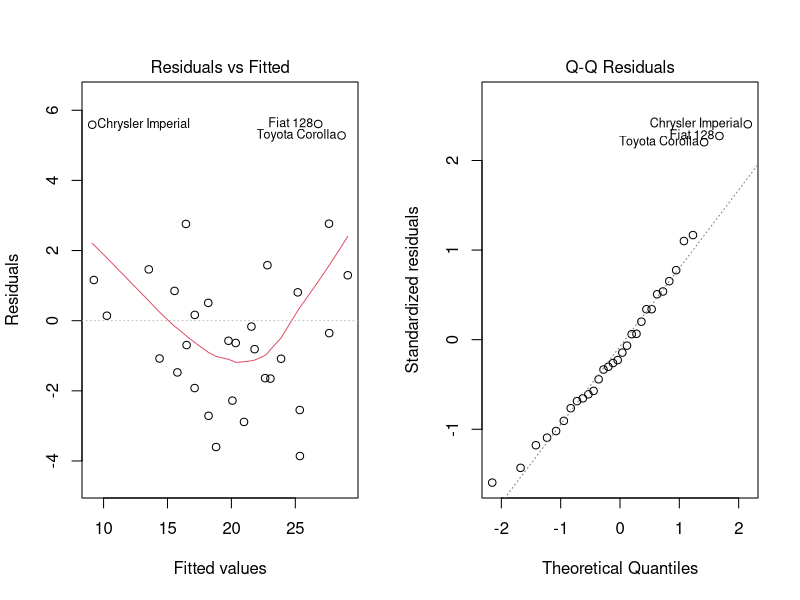

This chart was generated by the following R code:
# ==============================================================================
# WEEK 3 CAPSTONE SOLUTION: STATISTICAL INFERENCE & PREDICTIVE MODELING IN R
# Author: Benjamin Kithome
# ==============================================================================

library(tidyverse)
library(broom)

  # 1. DESCRIPTIVE STATS

# 1. Overall central tendency and dispersion for mpg
mpg_summary <- mtcars %>%
  summarise(
    mean_mpg   = mean(mpg),
    median_mpg = median(mpg),
    sd_mpg     = sd(mpg),
    iqr_mpg    = IQR(mpg)
  )

# 2. Group-wise summary stats of mpg by transmission type (am)
mpg_by_am <- mtcars %>%
  mutate(transmission = if_else(am == 0, "Automatic", "Manual")) %>%
  group_by(transmission) %>%
  summarise(
    count      = n(),
    mean_mpg   = mean(mpg),
    median_mpg = median(mpg),
    sd_mpg     = sd(mpg),
    iqr_mpg    = IQR(mpg),
    .groups    = "drop"
  )

# 3. Outlier identification for vehicle weight (wt) using 1.5 * IQR rule
wt_q1  <- quantile(mtcars$wt, 0.25)
wt_q3  <- quantile(mtcars$wt, 0.75)
wt_iqr <- IQR(mtcars$wt)

lower_bound <- wt_q1 - 1.5 * wt_iqr
upper_bound <- wt_q3 + 1.5 * wt_iqr

wt_outliers <- mtcars %>%
  as_tibble(rownames = "car_model") %>%
  filter(wt < lower_bound | wt > upper_bound) %>%
  select(car_model, wt)

# Print Summaries
cat("Overall MPG Summary")
print(mpg_summary)

cat("Group-wise MPG Summary by Transmission")
print(mpg_by_am)

cat("Vehicle Weight (wt) Outliers")
print(wt_outliers)

# 2. HYPOTHESIS TESTING

# 1. Check for equality of variance between groups (F-test)
var_test_res <- var.test(mpg ~ am, data = mtcars)

# 2. Conduct independent two-sample t-test (equal variance assumed based on var.test p > 0.05)
t_test_res <- t.test(mpg ~ am, data = mtcars, var.equal = TRUE)

cat("Variance Test Summary")
print(var_test_res)

cat("Two-Sample T-Test Summary")
print(t_test_res)

# 3. ANOVA

data("PlantGrowth")

# 1. Fit one-way ANOVA model
anova_model <- aov(weight ~ group, data = PlantGrowth)
anova_summary <- summary(anova_model)

# 2. Post-hoc pairwise comparisons (Tukey's HSD)
tukey_res <- TukeyHSD(anova_model)

cat("ANOVA")
print(anova_summary)

cat("Tukey's HSD Post-Hoc Test")
print(tukey_res)

# 4. SIMPLE LINEAR REGRESSION

# Fit simple linear model: mpg ~ wt
simple_lm <- lm(mpg ~ wt, data = mtcars)
simple_summary <- summary(simple_lm)

cat("Simple Linear Regression Summary")
print(simple_summary)

# 5. MULTIPLE LINEAR REGRESSION

# Fit multiple linear model: mpg ~ wt + hp + qsec
multiple_lm <- lm(mpg ~ wt + hp + qsec, data = mtcars)
multiple_summary <- summary(multiple_lm)

cat("Multiple Linear Regression Summary")
print(multiple_summary)

# Diagnostic plots generation (Console view)
par(mfrow = c(1, 2))
plot(multiple_lm, which = c(1, 2)) # Residuals vs Fitted & Normal Q-Q
par(mfrow = c(1, 1))

# 6. LOGISTIC REGRESSION

# 1. Fit binary logistic regression model: am ~ wt + hp
logistic_model <- glm(am ~ wt + hp, family = binomial, data = mtcars)

# 2. Extract Odds Ratios and 95% Confidence Intervals
odds_ratios <- tidy(logistic_model, exponentiate = TRUE, conf.int = TRUE)

# 3. Predict probabilities and classify at 0.50 cutoff
mtcars_eval <- mtcars %>%
  mutate(
    pred_prob  = predict(logistic_model, type = "response"),
    pred_class = if_else(pred_prob >= 0.50, 1, 0)
  )

# 4. Confusion Matrix and Accuracy
confusion_matrix <- table(Actual = mtcars_eval$am, Predicted = mtcars_eval$pred_class)
accuracy <- sum(diag(confusion_matrix)) / sum(confusion_matrix)

cat("Logistic Regression Odds Ratios")
print(odds_ratios)

cat("Confusion Matrix")
print(confusion_matrix)
cat(sprintf("Overall Model Accuracy: %.2f%%\n", accuracy * 100))
